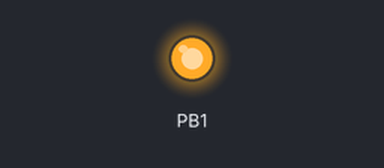
This sketch was run on a simulated ATtiny85, built with avr-gcc and run on an emulated ATtiny85. Parts: output pins drawn as LEDs (lit = HIGH).

Above: at 0.1 s.
Timing chart, 0 to 1.6 s (numbered marks = the images above):
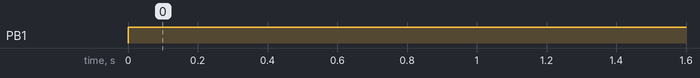

Measured:
- by itself, PB1: LOW → HIGH at 0.00 s

The sketch:

biospassword-disabler.ino
```cpp
#include "DigiKeyboard.h"

long wait_bios_ms = 30000;
char bios_password[]= "YOUR_BIOS_PASSWORD";

long wait_windows_ms = 120000;
char windows_password[]= "YOUR_WINDOWS_PASSWORD";

void setup() {
  // use built-in led(pin no. is 1)
  pinMode(1, true);

  // turn on built-in led
  digitalWrite(1,HIGH);

  // initialize usb connection
  DigiKeyboard.update();

  // wait prompt of bios password
  DigiKeyboard.delay(wait_bios_ms);

  // to prevent missing first input
  DigiKeyboard.update();
  DigiKeyboard.sendKeyStroke(0);

  // input password and hit enter
  DigiKeyboard.print(bios_password);
  DigiKeyboard.sendKeyStroke(KEY_ENTER);

  // wait starting up of windows
  DigiKeyboard.delay(wait_windows_ms);

  // to prevent missing first input
  DigiKeyboard.sendKeyStroke(0);

  // to show prompt
  DigiKeyboard.sendKeyStroke(KEY_ENTER);
  DigiKeyboard.delay(1000);

  // input password and hit enter
  DigiKeyboard.print(windows_password);
  DigiKeyboard.sendKeyStroke(KEY_ENTER);

  // turn on built-in led
  digitalWrite(1,LOW);
}

void loop() {
  // do nothing
}
```
